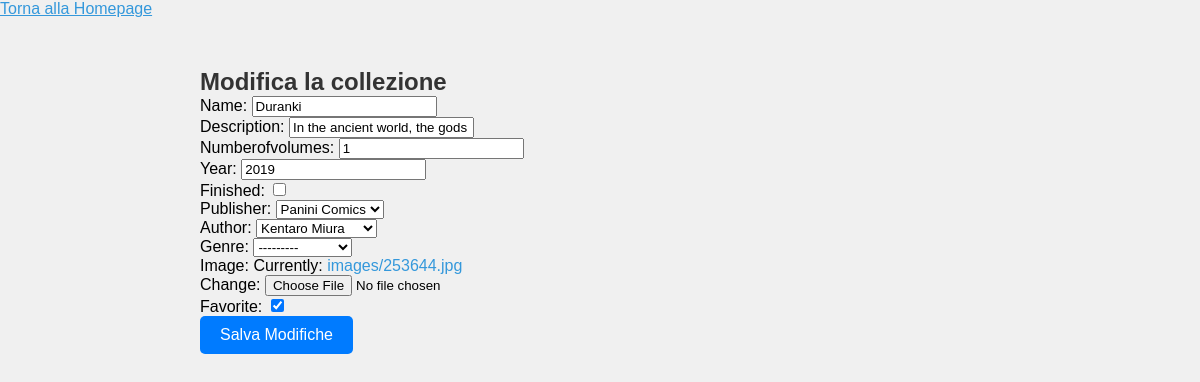
Page /collections/12/edit/ on the earlier database version.
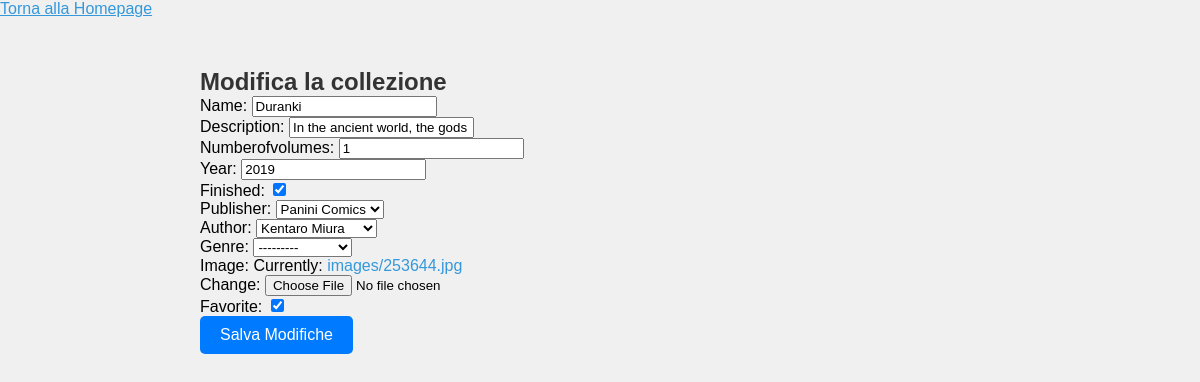
Same page on the later database version.
### manga/models.py (models this page shows, shortened)
class Collection(models.Model):
    id = models.AutoField(primary_key=True)
    name = models.CharField(max_length=200)
    description = models.CharField(max_length=5000)
    numberofvolumes = models.IntegerField(default=0)
    year = models.IntegerField(default=0)
    finished = models.BooleanField(default=False)
    publisher = models.ForeignKey(Publisher, on_delete=models.SET_NULL, null=True, blank=True)
    author = models.ForeignKey(Author, on_delete=models.SET_NULL, null=True, blank=True)
    genre = models.ForeignKey(Genre, on_delete=models.SET_NULL, null=True, blank=True)
    completion_percentage = models.DecimalField(max_digits=5, decimal_places=2, default=0)
    image = models.ImageField(upload_to='images/', default='default.jpg')
    favorite = models.BooleanField(default=False)
    totalprice = models.DecimalField(max_digits=6, decimal_places=2, null=True, blank=True)

class Publisher(models.Model):
    id = models.AutoField(primary_key=True)
    name = models.CharField(max_length=200)
    country = models.CharField(max_length=100, null=True, blank=True)
    def __str__(self):
        return self.name

class Author(models.Model):
    id = models.AutoField(primary_key=True)
    name = models.CharField(max_length=200)
    def __str__(self):
        return self.name

class Genre(models.Model):
    id = models.AutoField(primary_key=True)
    name = models.CharField(max_length=100, unique=True)
    def __str__(self):
        return self.name

### manga/views.py (the view)
# urls.py: path('collections/<int:collection_id>/edit/', views.edit_collection, name='edit_collection'),
def edit_collection(request, collection_id):
    collection = get_object_or_404(Collection, id=collection_id)
    if request.method == 'POST':
        form = CollectionForm(request.POST, request.FILES, instance=collection)
        if form.is_valid():
            form.save()
            return redirect('collection_detail.html', collection_id=collection_id)
    else:
        form = CollectionForm(instance=collection)
    context = {'form': form}
    return render(request, 'edit_collection.html', context)

### manga/forms.py
class CollectionForm(forms.ModelForm):
    class Meta:
        model = Collection
        fields = '__all__'  # O specifica i campi che desideri includere nel form
        exclude = ['completion_percentage', 'totalprice']

### manga/templates/edit_collection.html (shortened to what this page needs)
{% extends 'base.html' %}
{% block content %}
    <h2>Modifica la collezione</h2>
    <form method="post" enctype="multipart/form-data">
        {{ form.as_p }}
        <button type="submit">Salva Modifiche</button>
    </form>
{% endblock %}

Differences in the rows shown:
changed Collection "Panini Comics": finished "☐" → "☑"
